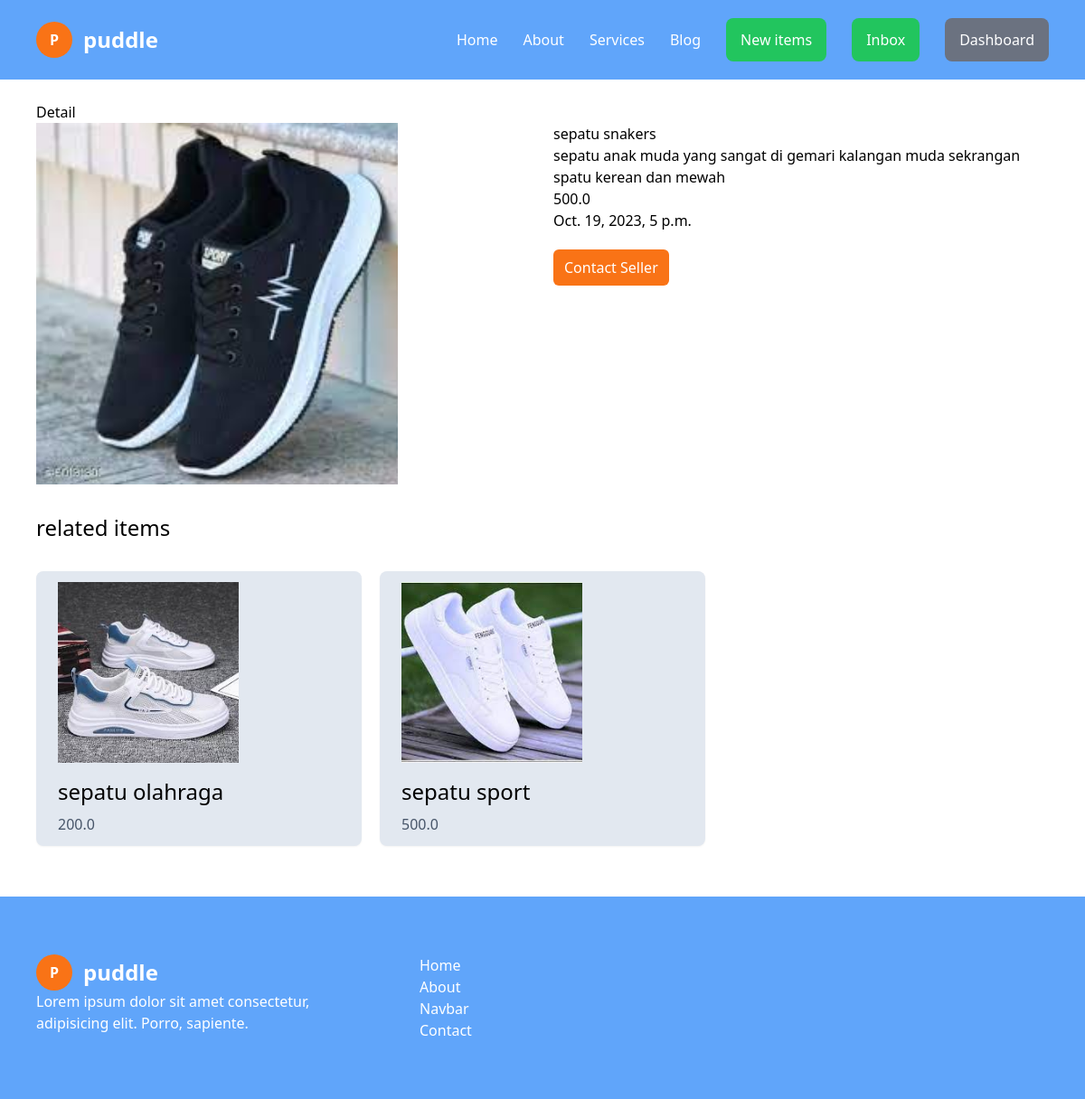
The app's page /items/6/ (signed in) with its own data.
### items/models.py (models this page shows, shortened)
class Items(models.Model):
    category = models.ForeignKey(Category, related_name="items", on_delete=models.CASCADE)
    nama = models.CharField(max_length=200)
    description = models.TextField(null=True, blank=True)
    price = models.FloatField()
    image = models.ImageField(upload_to="item_images", blank=True, null=True )
    is_sold = models.BooleanField(default=False)
    created_by = models.ForeignKey(User, related_name="user", on_delete=models.CASCADE)
    created_at = models.DateTimeField(auto_now_add=True)
    class Meta:
        verbose_name_plural = 'Items'

### items/views.py (the view)
# urls.py: path('<int:pk>/', Detail, name='detaill'),
@login_required
def Detail(request, pk):
   item = get_object_or_404(Items, pk=pk )
   related_items = Items.objects.filter(category=item.category, is_sold=False).exclude(pk=pk)[0:3]
   return render(request, 'item/detail.html', {
    "item":item,
    'related_items':related_items
   })

### items/templates/item/detail.html (shortened to what this page needs)
{% extends 'core/core.html' %}
{% block content %}
<div class="pt-28 px-10 mb-14">
    <h1 class="tet-2xl text-black">Detail</h1>
   <div class="grid grid-cols-2 gap-6">
    <div class="">
        <img src="{{item.image.url}}" alt="" class="w-[full] h-[400px]">
    </div>
    <div class="">
        <h1>{{item.nama}}</h1>
        <p>{{item.description}}</p>
        <p>{{item.price}}</p>
        <p>{{item.created_at}}</p>
        <a href="" class="text-white bg-orange-500 px-3 py-2 rounded-md mt-5 block max-w-max">Contact Seller</a>
    </div>
   </div>
   <div class="">
    <h1 class="my-8 text-2xl text-black">related items</h1>
    <div class="grid grid-cols-3 gap-5">
      {% for related in related_items %}
        <a href="{% url 'detaill' related.id %}">
            <div class="py-3 px-6 rounded-lg shadow-sm bg-slate-200">
              <img src="{{related.image.url}}" class="w-[200px] h-[200px]" alt="">
              <h1 class="text-2xl mt-4 mb-2">{{related.nama}}</h1>
              <p class="text-slate-600">{{related.price}}</p>
            </div>
         </a>
      {% endfor %}
    </div>
   </div>
</div>
{% endblock %}

### records on screen
Items: image (picture), nama "sepatu snakers", description "sepatu anak muda yang sangat di gemari kalangan muda sekrangan spatu kerean dan mewah", price "500.0", created_at "Oct. 19, 2023, 5 p.m."
Items: image (picture), nama "sepatu olahraga", price "200.0"
Items: image (picture), nama "sepatu sport", price "500.0"
